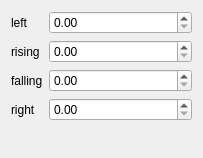
           <widget class="QWidget" name="page_11">
            <property name="geometry">
             <rect>
              <x>0</x>
              <y>0</y>
              <width>203</width>
              <height>158</height>
             </rect>
            </property>
            <property name="sizePolicy">
             <sizepolicy hsizetype="MinimumExpanding" vsizetype="MinimumExpanding">
              <horstretch>0</horstretch>
              <verstretch>0</verstretch>
             </sizepolicy>
            </property>
            <property name="autoFillBackground">
             <bool>true</bool>
            </property>
            <attribute name="label">
             <string>Sigmoid Product</string>
            </attribute>
            <layout class="QFormLayout" name="formLayout_10">
             <item row="0" column="0">
              <widget class="QLabel" name="label_38">
               <property name="text">
                <string>left</string>
               </property>
              </widget>
             </item>
             <item row="0" column="1">
              <widget class="QDoubleSpinBox" name="sbx_sigmoid_prod_left"/>
             </item>
             <item row="1" column="0">
              <widget class="QLabel" name="label_37">
               <property name="text">
                <string>rising</string>
               </property>
              </widget>
             </item>
             <item row="1" column="1">
              <widget class="QDoubleSpinBox" name="sbx_sigmoid_prod_rising"/>
             </item>
             <item row="2" column="0">
              <widget class="QLabel" name="label_39">
               <property name="text">
                <string>falling</string>
               </property>
              </widget>
             </item>
             <item row="2" column="1">
              <widget class="QDoubleSpinBox" name="sbx_sigmoid_prod_falling"/>
             </item>
             <item row="3" column="0">
              <widget class="QLabel" name="label_40">
               <property name="text">
                <string>right</string>
               </property>
              </widget>
             </item>
             <item row="3" column="1">
              <widget class="QDoubleSpinBox" name="sbx_sigmoid_prod_right"/>
             </item>
            </layout>
           </widget>
